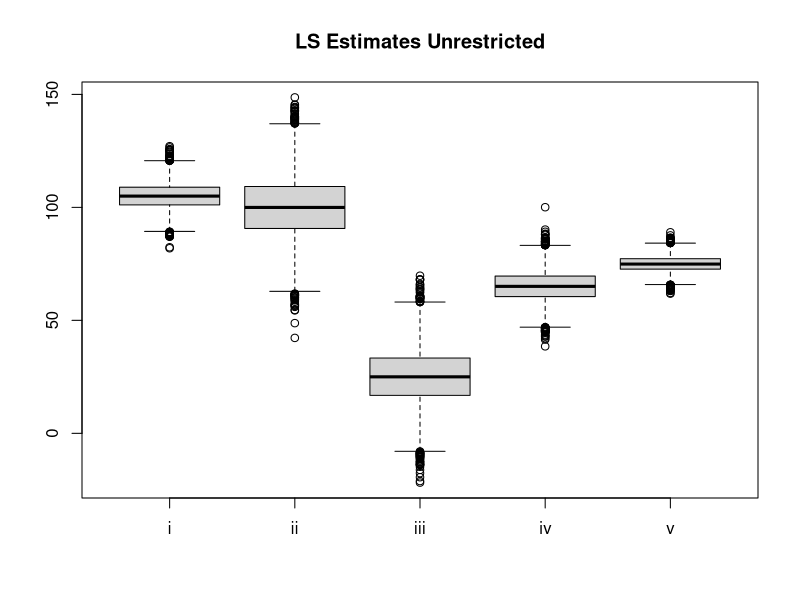
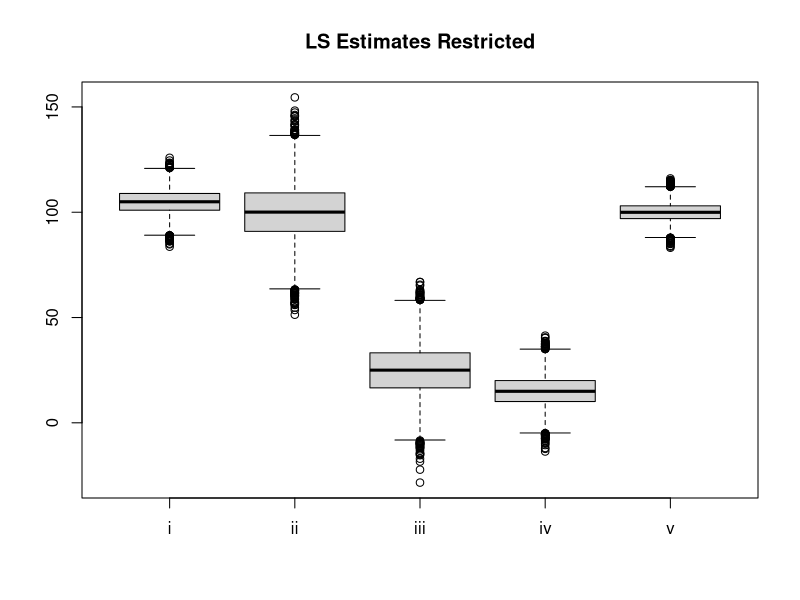

These figures' R source, in order:
# Name: Christian Peters

library(MASS)

set.seed(1234)

# No. 18)
# =======

# define model parameters
beta <- c(100, 5, 10, -15)
X <- matrix(c(1, 1, 1, 1, 1, 1, 1, 1, 1, 0, 0, 0, 0, 0, 0, 1, 1, 0, 0, 0, 0, 0, 0, 1), nrow=6)
X_inv <- ginv(X)
B <- t(c(0, 1, 1, 1))
XB <- X %*% (diag(4) - ginv(B) %*% B)
XB_inv <- ginv(XB)
stdev <- 10
n <- 10000

# simulate without side condition
results_1 <- replicate(n, t(c(1, 1, 0, 0)) %*% X_inv %*% (X %*% beta + rnorm(6, sd=stdev)))
# bias: mean(results_1) - 105 = 0.0329613
results_2 <- replicate(n, t(c(1, 2, -1, 0)) %*% X_inv %*% (X %*% beta + rnorm(6, sd=stdev)))
# bias: mean(results_2) - 100 = -0.03319558
results_3 <- replicate(n, t(c(0, 0, 1, -1)) %*% X_inv %*% (X %*% beta + rnorm(6, sd=stdev)))
# bias: mean(results_3) - 25 = 0.03582676
results_4 <- replicate(n, t(c(0, 1, 1, 0)) %*% X_inv %*% (X %*% beta + rnorm(6, sd=stdev)))
# bias: mean(results_4) - 15 = 49.98625
results_5 <- replicate(n, t(c(1, 0, 0, 0)) %*% X_inv %*% (X %*% beta + rnorm(6, sd=stdev)))
# bias: mean(results_5) - 100 = -25.02991

# plot the results
boxplot(results_1, results_2, results_3, results_4, results_5, names = c('i', 'ii', 'iii', 'iv', 'v'), main='LS Estimates Unrestricted')

# simulate with side condition
results_1_r <- replicate(n, t(c(1, 1, 0, 0)) %*% XB_inv %*% (X %*% beta + rnorm(6, sd=stdev)))
# bias: mean(results_1_r) - 105 = -0.05964415
results_2_r <- replicate(n, t(c(1, 2, -1, 0)) %*% XB_inv %*% (X %*% beta + rnorm(6, sd=stdev)))
# bias: mean(results_2_r) - 100 = -0.004516509
results_3_r <- replicate(n, t(c(0, 0, 1, -1)) %*% XB_inv %*% (X %*% beta + rnorm(6, sd=stdev)))
# bias: mean(results_3_r) - 25 = -0.01391626
results_4_r <- replicate(n, t(c(0, 1, 1, 0)) %*% XB_inv %*% (X %*% beta + rnorm(6, sd=stdev)))
# bias: mean(results_4_r) - 15 = 0.05490545
results_5_r <- replicate(n, t(c(1, 0, 0, 0)) %*% XB_inv %*% (X %*% beta + rnorm(6, sd=stdev)))
# bias: mean(results_5_r) - 100 = 0.002658646

# plot the results
boxplot(results_1_r, results_2_r, results_3_r, results_4_r, results_5_r, names = c('i', 'ii', 'iii', 'iv', 'v'), main='LS Estimates Restricted')

# We can see that in the unrestricted case the bias is close to zero for all linear unbiased estimable functions (i-iii).
# Looking at functions iv and v, we can see that the bias is clearly unequal to zero.
# In the restricted case, the bias is zero for all estimators.

# No. 19)
# =======

data <- read.csv2('cars.csv')

# a)

# create design matrix and response vector
X <- cbind(1, data$Hubraum, data$Leistung, data$Gewicht, data$Verbrauch)
y <- data$Preis

# get the least squares estimate (gauss-markov-estimate)
beta <- solve(t(X) %*% X, t(X) %*% y)
# -13614.6216356691, 526.935980973853, 145.011255933093, 19141.205906062, 739.892449453102

# Interpretation:
# Intercept: no useful way of interpretation
# beta_1: 526.94 euros per liter of engine displacement
# beta_2: 145.01 euros per horsepower
# beta_3: 19141.21 euros per ton of weight
# beta_4: 739.89 euros per liter of fuel consumption

# b)

# estimate the variance of the error term
residuals <- y - X %*% beta
n <- length(y)
r <- 5 # rank of design matrix
var_estimate <- 1 / (n - r) * sum(residuals**2)

# use this to estimate the covariance matrix
cov_estimate <- var_estimate * solve(t(X) %*% X)
cor_estimate <- diag(1/sqrt(diag(cov_estimate))) %*% cov_estimate %*% diag(1/sqrt(diag(cov_estimate)))
print(cor_estimate)

# c)

# estimate the new beta vector, the residuals and the variance
beta_ridge <- solve(t(X) %*% X + 0.1 * diag(5), t(X) %*% y)
residuals_ridge <- y - X %*% beta_ridge
